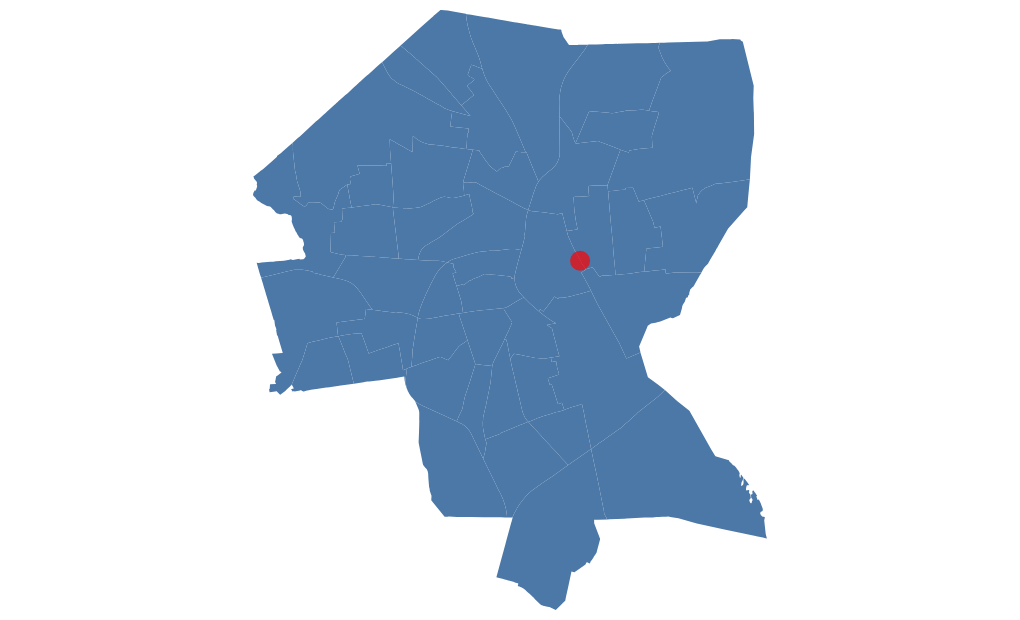

Write notebook code for a chart like this one.
### Code cell
import altair as alt
import gpdvega 




bg = alt.Chart(pvd).mark_geoshape(
).encode( 
  
).properties( 
    width=500,
    height=300
)


points = alt.Chart(current).mark_circle( color='red').encode(
    latitude='lat',
    longitude='long',
    size=alt.value(100),


)

bg + points
